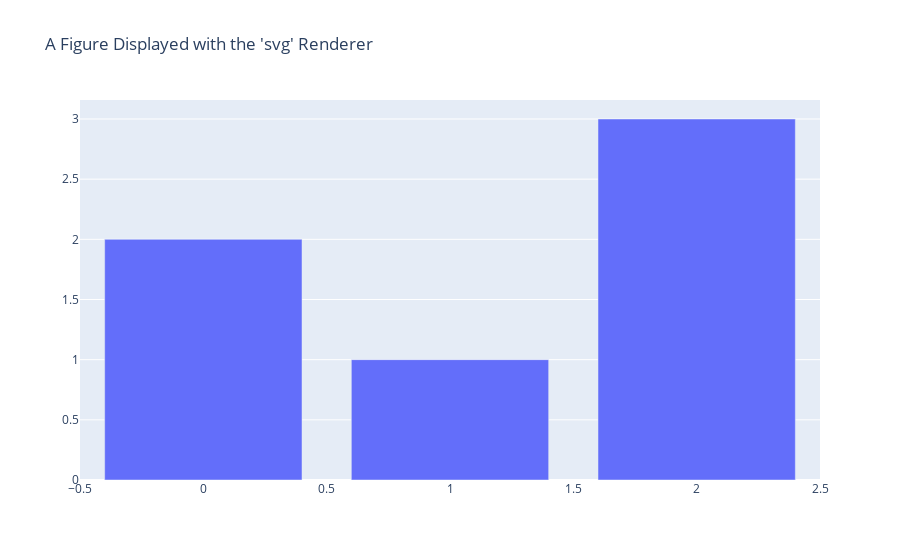

The notebook cell this image was saved under:
### Markdown cell above
## Overriding The Default Renderer

### Code cell
import plotly.graph_objects as go

fig = go.Figure(
    data=[go.Bar(y=[2, 1, 3])],
    layout_title_text="A Figure Displayed with the 'svg' Renderer",
)
fig.show(renderer="plotly_mimetype+svg")

### Figure 1 — Plotly figure (JSON) as saved in the notebook; plotly's stock layout.template omitted (floating-point values rounded to 4 significant figures)
{"data": [{"type": "bar", "y": [2, 1, 3]}], "layout": {"title": {"text": "A Figure Displayed with the 'svg' Renderer"}}}
